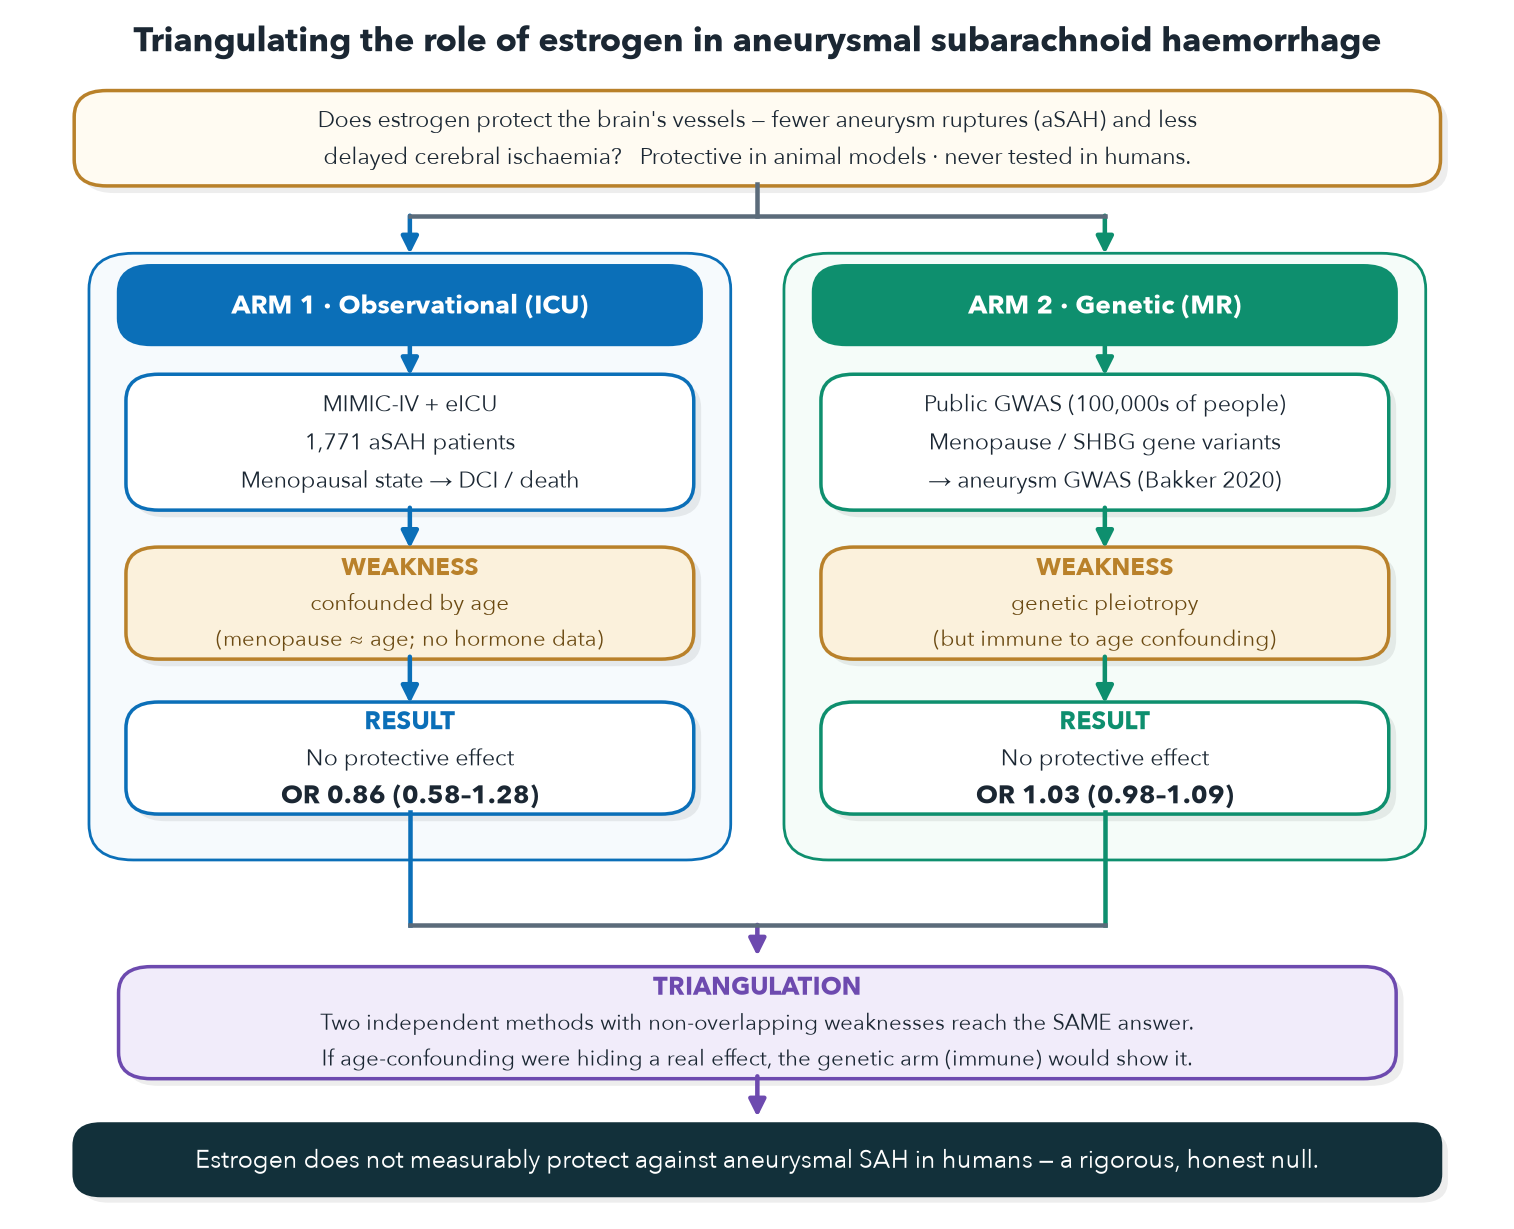

The Python source for this figure:
"""One-page workflow diagram: triangulating the role of estrogen in aSAH.

Design: swimlanes per arm, solid header banners, soft drop shadows for depth,
symmetric top-fork / bottom-merge right-angle connectors, emphasized result
numbers, restrained palette, clean sans-serif, text centered in every box.
"""
import matplotlib
matplotlib.use("Agg")
import matplotlib.pyplot as plt
from matplotlib.lines import Line2D
from matplotlib.patches import FancyArrowPatch, FancyBboxPatch

plt.rcParams.update({"font.family": ["Avenir Next", "Arial"], "font.size": 10})

INK = "#1b2733"; MUTE = "#5b6b7a"
BLUE = "#0B6FB8"; BLUE_BG = "#EAF3FB"; BLUE_PANEL = "#F6FAFD"
GREEN = "#0E8F6E"; GREEN_BG = "#E8F6F1"; GREEN_PANEL = "#F5FCF9"
PUR = "#6D4AAF"; PUR_BG = "#F1ECFA"
AMBER = "#B9812A"; AMBER_BG = "#FBF1DC"
SHADOW = (0, 0, 0, 0.07)

fig, ax = plt.subplots(figsize=(10.6, 8.6)); ax.axis("off")
ax.set_xlim(0, 100); ax.set_ylim(0, 100)


def _round(x, y, w, h, fc, ec, lw, rs):
    ax.add_patch(FancyBboxPatch((x - w / 2, y - h / 2), w, h,
                 boxstyle=f"round,pad=0.2,rounding_size={rs}", fc=fc, ec=ec, lw=lw))


def card(x, y, w, h, lines, *, head=None, fc="white", ec=BLUE, tc=INK, head_c=None,
         fs=9.3, lh=3.3, rs=2.2, lw=1.4, shadow=True, emph_last=False):
    if shadow:
        _round(x + 0.5, y - 0.6, w, h, SHADOW, "none", 0, rs)
    _round(x, y, w, h, fc, ec, lw, rs)
    items = ([("h", head)] if head else []) + [("b", ln) for ln in lines]
    total = (len(items) - 1) * lh
    top = y + total / 2
    for i, (kind, txt) in enumerate(items):
        yy = top - i * lh
        if kind == "h":
            ax.text(x, yy, txt, ha="center", va="center", fontsize=fs + 1.0,
                    color=head_c or ec, fontweight="bold")
        else:
            last = (i == len(items) - 1)
            ax.text(x, yy, txt, ha="center", va="center",
                    fontsize=fs + (1.3 if emph_last and last else 0),
                    fontweight="bold" if emph_last and last else "normal", color=tc)


def varrow(x, y1, y2, color=MUTE, lw=1.8):
    ax.add_patch(FancyArrowPatch((x, y1), (x, y2), arrowstyle="-|>",
                 mutation_scale=14, color=color, lw=lw, shrinkA=0, shrinkB=0))


# title
ax.text(50, 97.3, "Triangulating the role of estrogen in aneurysmal subarachnoid haemorrhage",
        ha="center", fontsize=13.5, fontweight="bold", color=INK)

# question
card(50, 90, 92, 7.6, [
    "Does estrogen protect the brain's vessels — fewer aneurysm ruptures (aSAH) and less",
    "delayed cerebral ischaemia?   Protective in animal models · never tested in humans."],
    fc="#FFFBF2", ec=AMBER, fs=9.2, lh=3.1)

# top fork (question -> both arm headers), mirrors the bottom merge
fork_y = 83.5
ax.add_line(Line2D([50, 50], [86.2, fork_y], color=MUTE, lw=1.8))
ax.add_line(Line2D([26.5, 73.5], [fork_y, fork_y], color=MUTE, lw=1.8))
varrow(26.5, fork_y, 80.3, color=BLUE)
varrow(73.5, fork_y, 80.3, color=GREEN)

# swimlane panels
_round(26.5, 54.9, 43, 50.5, BLUE_PANEL, BLUE, 1.1, 3)
_round(73.5, 54.9, 43, 50.5, GREEN_PANEL, GREEN, 1.1, 3)

# solid header banners
card(26.5, 76, 39, 6.2, [], head="ARM 1 · Observational (ICU)", fc=BLUE, ec=BLUE,
     head_c="white", fs=9.6, shadow=False)
card(73.5, 76, 39, 6.2, [], head="ARM 2 · Genetic (MR)", fc=GREEN, ec=GREEN,
     head_c="white", fs=9.6, shadow=False)

# setup
card(26.5, 64.5, 38, 11, [
    "MIMIC-IV + eICU", "1,771 aSAH patients", "Menopausal state → DCI / death"],
    ec=BLUE, fs=9.1, lh=3.2)
card(73.5, 64.5, 38, 11, [
    "Public GWAS (100,000s of people)", "Menopause / SHBG gene variants",
    "→ aneurysm GWAS (Bakker 2020)"], ec=GREEN, fs=9.1, lh=3.2)

# weakness
card(26.5, 51, 38, 9, ["confounded by age", "(menopause ≈ age; no hormone data)"],
     head="WEAKNESS", fc=AMBER_BG, ec=AMBER, tc="#6b4a12", fs=8.7, lh=3.0)
card(73.5, 51, 38, 9, ["genetic pleiotropy", "(but immune to age confounding)"],
     head="WEAKNESS", fc=AMBER_BG, ec=AMBER, tc="#6b4a12", fs=8.7, lh=3.0)

# result (emphasize the OR)
card(26.5, 38, 38, 9, ["No protective effect", "OR 0.86 (0.58–1.28)"],
     head="RESULT", fc="white", ec=BLUE, fs=9.2, lh=3.1, emph_last=True)
card(73.5, 38, 38, 9, ["No protective effect", "OR 1.03 (0.98–1.09)"],
     head="RESULT", fc="white", ec=GREEN, fs=9.2, lh=3.1, emph_last=True)

# intra-lane arrows
for x, c in [(26.5, BLUE), (73.5, GREEN)]:
    varrow(x, 72.8, 70.1, color=c)
    varrow(x, 59.0, 55.6, color=c)
    varrow(x, 46.5, 42.6, color=c)

# bottom merge (right-angle)
rail = 24
for x, c in [(26.5, BLUE), (73.5, GREEN)]:
    ax.add_line(Line2D([x, x], [33.5, rail], color=c, lw=1.8))
ax.add_line(Line2D([26.5, 73.5], [rail, rail], color=MUTE, lw=1.8))
varrow(50, rail, 21.4, color=PUR)

# convergence
card(50, 15.8, 86, 9, [
    "Two independent methods with non-overlapping weaknesses reach the SAME answer.",
    "If age-confounding were hiding a real effect, the genetic arm (immune) would show it."],
    head="TRIANGULATION", fc=PUR_BG, ec=PUR, fs=8.9, lh=3.0)
varrow(50, 11.3, 7.9, color=PUR)

# conclusion
card(50, 4.3, 92, 5.6, [
    "Estrogen does not measurably protect against aneurysmal SAH in humans — a rigorous, honest null."],
    fc="#12303a", ec="#12303a", tc="white", fs=10.2, rs=1.8, shadow=True)

fig.savefig("/Volumes/Niels 2/MIMIC/estrogen-asah-dci/manuscript/figures/triangulation_workflow.png",
            dpi=180, bbox_inches="tight", facecolor="white")
print("saved")
